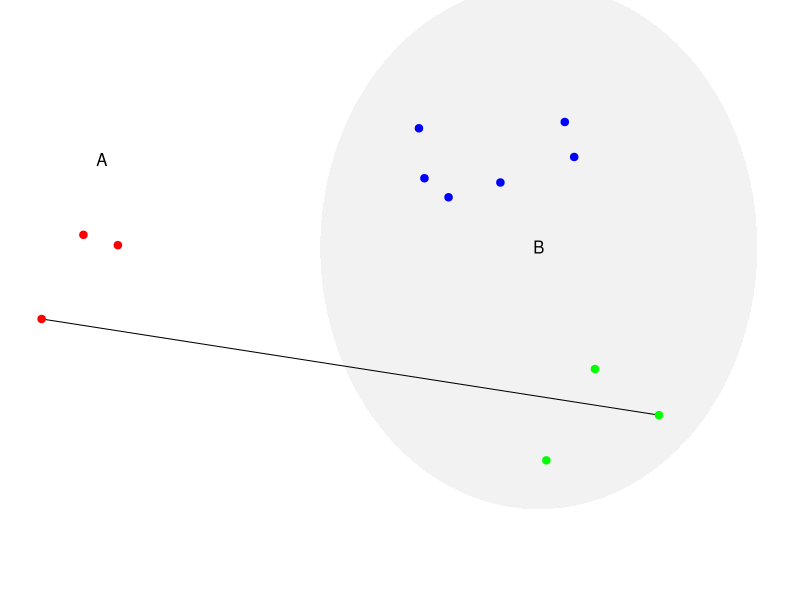

This figure's R source:
baseplot <- function (x1, x2, x3) {
  ellipse <- function (x0, y0, a, b) {
    theta <- seq(0, 2 * pi, length=100)
    x <- x0 + a * cos(theta)
    y <- y0 + b * sin(theta)
    polygon(x, y, col="grey95", border=NA)  
  }

  par(mar=c(0,0,0,0))
  xlim <- range(c(x1[,1], x2[,1], x3[,1]))*1.2
  ylim <- range(c(x1[,2], x2[,2], x3[,2]))*1.2
  plot(0,0 , xlim=xlim, ylim=ylim, type="n", asp=T, xlab="", ylab="", axes=F)
  ellipse(1, 0, 0.5, 0.6)
  text(1, 0, "B")
  text(0, 0.2, "A")
}

set.seed(3)
n1   <- 3
x1   <- matrix(rnorm(2*n1)/7, ncol=2)
n2   <- 6
x2   <- matrix(rnorm(2*n2)/7, ncol=2)+c(rep(0.9,n2), rep(+0.25, n2))
n3   <- 3
x3   <- matrix(rnorm(2*n3)/7, ncol=2)+c(rep(1.1,n3), rep(-0.25, n3))
x    <- rbind(x1, x2, x3)
cx   <- c(rep("red", n1), rep("blue", n2), rep("green", n3))
d    <- as.matrix(dist(x))

# Complete linkage
pdf("CompleteLinkage.pdf", width=3, height=3)
pos  <- which(d[1:n1, -(1:n1)] == max(d[1:n1, -(1:n1)]), arr.ind = TRUE)
baseplot(x1, x2, x3)
lines(c(x[pos[1],1], x[pos[2]+n1,1]), c(x[pos[1],2], x[pos[2]+n1,2]))
points(x, pch=19, col=cx)
dev.off()
if (interactive()) browseURL(paste0(getwd(),"/CompleteLinkage.pdf"))
